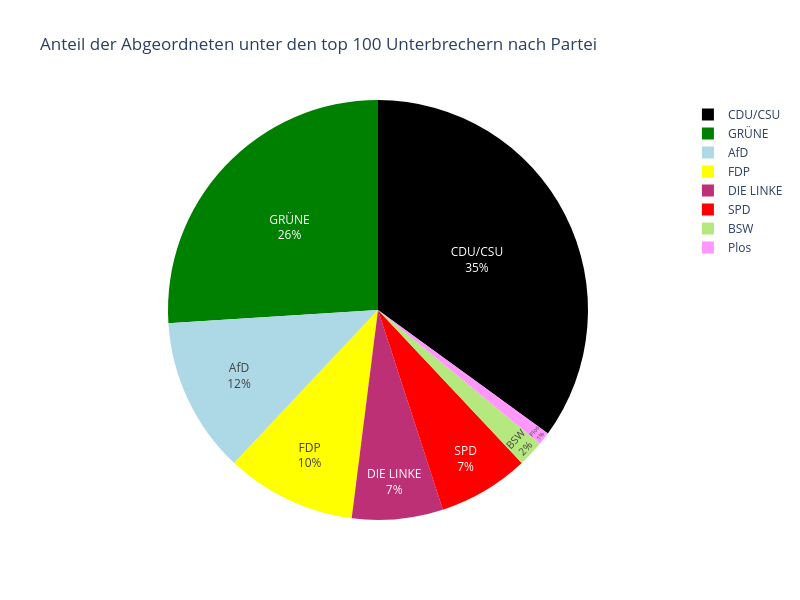

The notebook cell this image was saved under:
### Code cell
fig = px.pie(
    party_counts, 
    names='party', 
    values=0, 
    color='party', 
    color_discrete_map=party_colors,
    title='Anteil der Abgeordneten unter den top 100 Unterbrechern nach Partei'
)

fig.update_traces(textposition='inside', textinfo='percent+label')
fig.update_layout(
    width=800, 
    height=600 
)
fig.show()

### Figure 1 — Plotly figure (JSON) as saved in the notebook; plotly's stock layout.template omitted (floating-point values rounded to 4 significant figures)
{"data": [{"customdata": [["AfD"], ["BSW"], ["CDU/CSU"], ["DIE LINKE"], ["FDP"], ["GRÜNE"], ["Plos"], ["SPD"]], "domain": {"x": [0, 1], "y": [0, 1]}, "hovertemplate": "party=%{customdata[0]}<br>0=%{value}<extra></extra>", "labels": ["AfD", "BSW", "CDU/CSU", "DIE LINKE", "FDP", "GRÜNE", "Plos", "SPD"], "legendgroup": "", "marker": {"colors": ["lightblue", "#B6E880", "black", "#bd3075", "yellow", "green", "#FF97FF", "red"]}, "name": "", "showlegend": true, "textinfo": "percent+label", "textposition": "inside", "type": "pie", "values": [12, 2, 35, 7, 10, 26, 1, 7]}], "layout": {"height": 600, "legend": {"tracegroupgap": 0}, "title": {"text": "Anteil der Abgeordneten unter den top 100 Unterbrechern nach Partei"}, "width": 800}}
